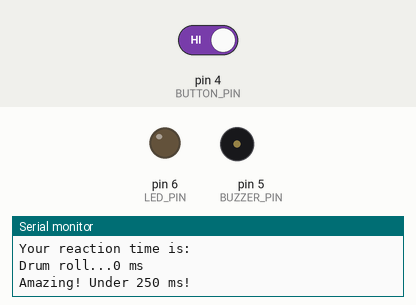
This sketch was run on a simulated Arduino Uno, built with avr-gcc and run on an emulated ATmega328P. On the bench: output pins drawn as LEDs (lit = HIGH), buzzer (waves = sounding), the last lines printed to the serial monitor. Inputs (shaded band) come from the test bench; at power-on: pin 4 (BUTTON_PIN) HIGH. Random numbers use the default seed unless the sketch sets one.

Above: at 8.7 s.
14.8 s: pin 4 (BUTTON_PIN) driven LOW
At 21.4 s:
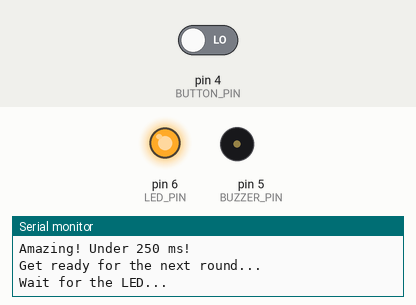
22.2 s: pin 4 (BUTTON_PIN) driven HIGH
At 28.02 s:
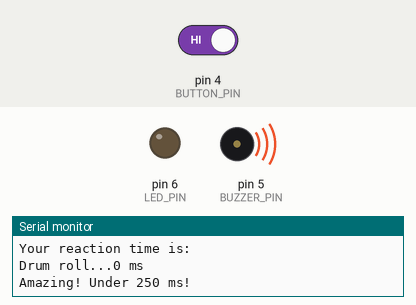
Timing chart, 0 to 35.6 s (numbered marks = the images above; inputs shaded):
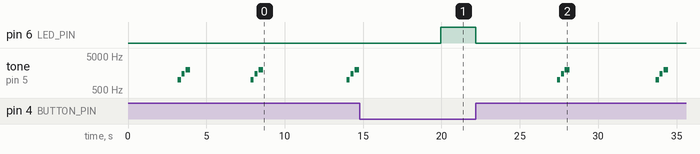

The sketch:

05.loopsAndTime.ino
```cpp
/*
  Author: Callen Lin

  Learning Intention:
  The students will apply loop logic (count, pre-test and post-test loops) and manage
  time responsively with millis() instead of blocking with delay().

  Success Criteria:
    1.  I understand loop logic is repeating (or not) based on a true or false answer
    2.  I can apply comparison operators in count (for) and pre-test (while) loops
    3.  I understand a post-test (do while) loop runs its body at least once
    4.  I can iterate over an array with a for-each loop
    5.  I can detect and fix an infinite loop
    6.  I understand why delay() is blocking and not preferred for time event management
    7.  I can use millis() and binary logic to trigger events by time
    8.  I can seed and generate a random number
    9.  I understand micros() exists for microsecond timing
    10. I can read a simple logic flowchart

  Hardware (Grove cables to the base shield):
    Button module  -> D4
    LED module     -> D6
    Buzzer module  -> D5

  Student Notes:
    See the four loop flowcharts in this folder's Readme.md.

  Optional breadboard reference:
    Bootcamp-workingWithTime.png in this folder.

  Documentation:
    https://www.arduino.cc/reference/en/#structure
    https://www.arduino.cc/reference/en/language/functions/time/millis/
    https://www.arduino.cc/reference/en/language/functions/random-numbers/random/
*/

/*
  # MARK: loops and time (read below obv.)

  for loops repeats from a X amount of time
  while loops keep checking condition every time
  do while loops always run once before remembering there was a condition
  for-each loop can iterate every single item in an array.

  micros() is similar to millis() but measures time in microseconds.
  but (<- pun intended), im not exactly sure when you'd use it if its unless your being super precise:
  0.000001 second = 1 microsecond

  delay() blocks Arduino from doing other work while it goes for a nap.
  millis() allow the elapsed time to be checked without being a brick wall
*/

// Blinking LED variables for millis()
unsigned long previousBlink = 0;
const long INTERVAL = 1000;
int ledState = LOW;

const int BUTTON_PIN = 4;  // Grove Button on D4
const int BUZZER_PIN = 5;  // Grove Buzzer on D5
const int LED_PIN = 6;     // Grove LED on D6

void setup() {
  Serial.begin(115200);

  pinMode(LED_PIN, OUTPUT);
  pinMode(BUZZER_PIN, OUTPUT);
  pinMode(BUTTON_PIN, INPUT);

  randomSeed(analogRead(A3)); // cool trick you taught me to throw a random one here.

  Serial.println("Reaction Time Game!");
  Serial.println("Get ready...");
}

void loop() {
  digitalWrite(LED_PIN, LOW);

  Serial.println("Wait for the LED...");

  delay(random(2000, 5000));

  digitalWrite(LED_PIN, HIGH);
  unsigned long startTime = millis();

  while (digitalRead(BUTTON_PIN) == LOW) {
  }

  unsigned long reactionTime = millis() - startTime;

  digitalWrite(LED_PIN, LOW);

  Serial.println("Your reaction time is: ");
  Serial.print("Drum roll...");
  Serial.print(reactionTime);
  Serial.println(" ms");

  if (reactionTime < 250) {
    Serial.println("Amazing! Under 250 ms!");
    tone(BUZZER_PIN, 1000, 200);
    delay(250);
    tone(BUZZER_PIN, 1500, 200);
    delay(250);
    tone(BUZZER_PIN, 2000, 300);
  }

  delay(2000);

  Serial.println();
  Serial.println("Get ready for the next round...");

  /*
  // Archive of siren because it is pretty damn annoying.
  // Use with caution!

  for (int pitch = 200; pitch < 1000; pitch += 10) {
    tone(BUZZER_PIN, pitch);
    delay(10);
  }
  for (int pitch = 1000; pitch > 200; pitch -= 10) {
    tone(BUZZER_PIN, pitch);
    delay(10);
  }
  */

  /*
  // millis() blinking LED code, excluded from the main reaction time game.
  // Remove the comment block and comment the main reaction time game code to use this code ;P
  unsigned long now = millis();

  if (now - previousBlink >= INTERVAL) {
    previousBlink = now;
    ledState = !ledState;            // flip HIGH to LOW and back
    digitalWrite(LED_PIN, ledState);
  }

  if (digitalRead(BUTTON_PIN) == HIGH) {
    Serial.println("Button pressed!");
  }
  */

}
```

Measured:
- after the input at 14.8 s, pin 6 (LED_PIN): LOW → HIGH after 5.2 s
- after the input at 22.2 s, pin 6 (LED_PIN): HIGH → LOW at once; tone on pin 5 (BUZZER_PIN): plays 1000 Hz for 0.20 s, 1500 Hz for 0.20 s, 2000 Hz for 0.30 s, 1000 Hz for 0.20 s, 1500 Hz for 0.20 s, 2000 Hz for 0.30 s, starting after 5.2 s
- by itself, tone on pin 5 (BUZZER_PIN): plays 1000 Hz for 0.20 s, 1500 Hz for 0.20 s, 2000 Hz for 0.30 s, 1000 Hz for 0.20 s, 1500 Hz for 0.20 s, 2000 Hz for 0.30 s … (9 notes in this stretch)
